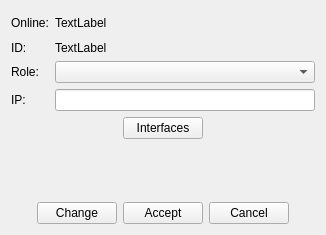
<?xml version="1.0" encoding="UTF-8"?>
<ui version="4.0">
 <class>VMTDNodeDeviceForm</class>
 <widget class="QWidget" name="VMTDNodeDeviceForm">
  <property name="geometry">
   <rect>
    <x>0</x>
    <y>0</y>
    <width>326</width>
    <height>235</height>
   </rect>
  </property>
  <property name="windowTitle">
   <string>Form</string>
  </property>
  <layout class="QVBoxLayout" name="verticalLayout">
   <item>
    <widget class="QWidget" name="wMain" native="true">
     <layout class="QGridLayout" name="gridLayout">
      <property name="leftMargin">
       <number>0</number>
      </property>
      <property name="topMargin">
       <number>0</number>
      </property>
      <property name="rightMargin">
       <number>0</number>
      </property>
      <property name="bottomMargin">
       <number>0</number>
      </property>
      <item row="0" column="0">
       <widget class="QLabel" name="_3">
        <property name="text">
         <string>Online:</string>
        </property>
       </widget>
      </item>
      <item row="3" column="0">
       <widget class="QLabel" name="_6">
        <property name="text">
         <string>IP:</string>
        </property>
       </widget>
      </item>
      <item row="0" column="1">
       <widget class="QLabel" name="lbOnline">
        <property name="minimumSize">
         <size>
          <width>0</width>
          <height>24</height>
         </size>
        </property>
        <property name="text">
         <string>TextLabel</string>
        </property>
       </widget>
      </item>
      <item row="3" column="1">
       <widget class="QLineEdit" name="leIp"/>
      </item>
      <item row="1" column="1">
       <widget class="QLabel" name="lbId">
        <property name="text">
         <string>TextLabel</string>
        </property>
       </widget>
      </item>
      <item row="1" column="0">
       <widget class="QLabel" name="_5">
        <property name="text">
         <string>ID:</string>
        </property>
       </widget>
      </item>
      <item row="2" column="0">
       <widget class="QLabel" name="_7">
        <property name="text">
         <string>Role:</string>
        </property>
       </widget>
      </item>
      <item row="2" column="1">
       <widget class="QComboBox" name="cbRole"/>
      </item>
     </layout>
    </widget>
   </item>
   <item>
    <layout class="QHBoxLayout" name="hl_1">
     <property name="topMargin">
      <number>0</number>
     </property>
     <item>
      <spacer name="_1">
       <property name="orientation">
        <enum>Qt::Horizontal</enum>
       </property>
       <property name="sizeHint" stdset="0">
        <size>
         <width>40</width>
         <height>20</height>
        </size>
       </property>
      </spacer>
     </item>
     <item>
      <widget class="QPushButton" name="pbInterfaces">
       <property name="text">
        <string>Interfaces</string>
       </property>
      </widget>
     </item>
     <item>
      <spacer name="_2">
       <property name="orientation">
        <enum>Qt::Horizontal</enum>
       </property>
       <property name="sizeHint" stdset="0">
        <size>
         <width>40</width>
         <height>20</height>
        </size>
       </property>
      </spacer>
     </item>
    </layout>
   </item>
   <item>
    <spacer name="_4">
     <property name="orientation">
      <enum>Qt::Vertical</enum>
     </property>
     <property name="sizeHint" stdset="0">
      <size>
       <width>20</width>
       <height>40</height>
      </size>
     </property>
    </spacer>
   </item>
   <item>
    <widget class="QWidget" name="wManage" native="true">
     <layout class="QHBoxLayout" name="horizontalLayout_2">
      <property name="leftMargin">
       <number>0</number>
      </property>
      <property name="topMargin">
       <number>0</number>
      </property>
      <property name="rightMargin">
       <number>0</number>
      </property>
      <property name="bottomMargin">
       <number>0</number>
      </property>
      <item>
       <spacer name="_8">
        <property name="orientation">
         <enum>Qt::Horizontal</enum>
        </property>
        <property name="sizeHint" stdset="0">
         <size>
          <width>40</width>
          <height>20</height>
         </size>
        </property>
       </spacer>
      </item>
      <item>
       <widget class="QPushButton" name="pbChange">
        <property name="text">
         <string>Change</string>
        </property>
       </widget>
      </item>
      <item>
       <widget class="QPushButton" name="pbAccept">
        <property name="text">
         <string>Accept</string>
        </property>
       </widget>
      </item>
      <item>
       <widget class="QPushButton" name="pbCancel">
        <property name="text">
         <string>Cancel</string>
        </property>
       </widget>
      </item>
      <item>
       <spacer name="_9">
        <property name="orientation">
         <enum>Qt::Horizontal</enum>
        </property>
        <property name="sizeHint" stdset="0">
         <size>
          <width>40</width>
          <height>20</height>
         </size>
        </property>
       </spacer>
      </item>
     </layout>
    </widget>
   </item>
  </layout>
 </widget>
 <resources/>
 <connections/>
</ui>
